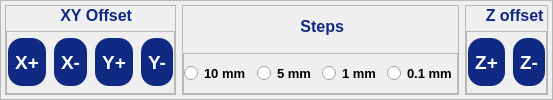
                           <widget class="QFrame" name="cameraxyoffFrame">
                            <property name="maximumSize">
                             <size>
                              <width>16777215</width>
                              <height>100</height>
                             </size>
                            </property>
                            <property name="frameShape">
                             <enum>QFrame::Shape::StyledPanel</enum>
                            </property>
                            <property name="frameShadow">
                             <enum>QFrame::Shadow::Raised</enum>
                            </property>
                            <layout class="QHBoxLayout" name="horizontalLayout_44" stretch="4,2,2">
                             <property name="leftMargin">
                              <number>4</number>
                             </property>
                             <property name="topMargin">
                              <number>4</number>
                             </property>
                             <property name="rightMargin">
                              <number>4</number>
                             </property>
                             <property name="bottomMargin">
                              <number>4</number>
                             </property>
                             <item>
                              <widget class="QFrame" name="frame_13">
                               <property name="frameShape">
                                <enum>QFrame::Shape::StyledPanel</enum>
                               </property>
                               <property name="frameShadow">
                                <enum>QFrame::Shadow::Raised</enum>
                               </property>
                               <layout class="QVBoxLayout" name="verticalLayout_59">
                                <property name="leftMargin">
                                 <number>0</number>
                                </property>
                                <property name="topMargin">
                                 <number>0</number>
                                </property>
                                <property name="rightMargin">
                                 <number>0</number>
                                </property>
                                <property name="bottomMargin">
                                 <number>0</number>
                                </property>
                                <item alignment="Qt::AlignmentFlag::AlignHCenter|Qt::AlignmentFlag::AlignVCenter">
                                 <widget class="QLabel" name="label_15">
                                  <property name="font">
                                   <font>
                                    <pointsize>12</pointsize>
                                    <bold>true</bold>
                                   </font>
                                  </property>
                                  <property name="styleSheet">
                                   <string notr="true">QLabel {
    color: rgb(16, 42, 131);
}</string>
                                  </property>
                                  <property name="text">
                                   <string>   XY Offset</string>
                                  </property>
                                 </widget>
                                </item>
                                <item>
                                 <widget class="QFrame" name="frame_15">
                                  <property name="frameShape">
                                   <enum>QFrame::Shape::StyledPanel</enum>
                                  </property>
                                  <property name="frameShadow">
                                   <enum>QFrame::Shadow::Raised</enum>
                                  </property>
                                  <layout class="QHBoxLayout" name="horizontalLayout_45">
                                   <property name="leftMargin">
                                    <number>0</number>
                                   </property>
                                   <property name="topMargin">
                                    <number>0</number>
                                   </property>
                                   <property name="rightMargin">
                                    <number>0</number>
                                   </property>
                                   <property name="bottomMargin">
                                    <number>0</number>
                                   </property>
                                   <item>
                                    <widget class="QPushButton" name="camoffxplusPushButton">
                                     <property name="sizePolicy">
                                      <sizepolicy hsizetype="Expanding" vsizetype="Expanding">
                                       <horstretch>0</horstretch>
                                       <verstretch>0</verstretch>
                                      </sizepolicy>
                                     </property>
                                     <property name="minimumSize">
                                      <size>
                                       <width>0</width>
                                       <height>0</height>
                                      </size>
                                     </property>
                                     <property name="maximumSize">
                                      <size>
                                       <width>50</width>
                                       <height>50</height>
                                      </size>
                                     </property>
                                     <property name="font">
                                      <font>
                                       <pointsize>14</pointsize>
                                       <bold>true</bold>
                                      </font>
                                     </property>
                                     <property name="styleSheet">
                                      <string notr="true">QPushButton {
	color: rgb(255, 255, 255);	
	background-color: rgb(16, 42, 131);
	border-color: transparent;
	border-style: outset;
	border-radius: 15px;
	border-width: 2px;
	padding: 6px;
}

QPushButton:hover {
	color: rgb(16, 42, 131);
	background-color: rgb(167, 198, 229);
	border-color: rgb(16, 42, 131);
}

QPushButton:disabled {
	background-color: rgb(172, 172, 172);
}</string>
                                     </property>
                                     <property name="text">
                                      <string>X+</string>
                                     </property>
                                    </widget>
                                   </item>
                                   <item>
                                    <widget class="QPushButton" name="camoffxminusPushButton">
                                     <property name="sizePolicy">
                                      <sizepolicy hsizetype="Expanding" vsizetype="Expanding">
                                       <horstretch>0</horstretch>
                                       <verstretch>0</verstretch>
                                      </sizepolicy>
                                     </property>
                                     <property name="minimumSize">
                                      <size>
                                       <width>0</width>
                                       <height>0</height>
                                      </size>
                                     </property>
                                     <property name="maximumSize">
                                      <size>
                                       <width>50</width>
                                       <height>50</height>
                                      </size>
                                     </property>
                                     <property name="font">
                                      <font>
                                       <pointsize>14</pointsize>
                                       <bold>true</bold>
                                      </font>
                                     </property>
                                     <property name="styleSheet">
                                      <string notr="true">QPushButton {
	color: rgb(255, 255, 255);	
	background-color: rgb(16, 42, 131);
	border-color: transparent;
	border-style: outset;
	border-radius: 15px;
	border-width: 2px;
	padding: 6px;
}

QPushButton:hover {
	color: rgb(16, 42, 131);
	background-color: rgb(167, 198, 229);
	border-color: rgb(16, 42, 131);
}

QPushButton:disabled {
	background-color: rgb(172, 172, 172);
}</string>
                                     </property>
                                     <property name="text">
                                      <string>X-</string>
                                     </property>
                                    </widget>
                                   </item>
                                   <item>
                                    <widget class="QPushButton" name="camoffyplusPushButton">
                                     <property name="sizePolicy">
                                      <sizepolicy hsizetype="Expanding" vsizetype="Expanding">
                                       <horstretch>0</horstretch>
                                       <verstretch>0</verstretch>
                                      </sizepolicy>
                                     </property>
                                     <property name="minimumSize">
                                      <size>
                                       <width>0</width>
                                       <height>0</height>
                                      </size>
                                     </property>
                                     <property name="maximumSize">
                                      <size>
                                       <width>50</width>
                                       <height>50</height>
                                      </size>
                                     </property>
                                     <property name="font">
                                      <font>
                                       <pointsize>14</pointsize>
                                       <bold>true</bold>
                                      </font>
                                     </property>
                                     <property name="styleSheet">
                                      <string notr="true">QPushButton {
	color: rgb(255, 255, 255);	
	background-color: rgb(16, 42, 131);
	border-color: transparent;
	border-style: outset;
	border-radius: 15px;
	border-width: 2px;
	padding: 6px;
}

QPushButton:hover {
	color: rgb(16, 42, 131);
	background-color: rgb(167, 198, 229);
	border-color: rgb(16, 42, 131);
}

QPushButton:disabled {
	background-color: rgb(172, 172, 172);
}</string>
                                     </property>
                                     <property name="text">
                                      <string>Y+</string>
                                     </property>
                                    </widget>
                                   </item>
                                   <item>
                                    <widget class="QPushButton" name="camoffyminusPushButton">
                                     <property name="sizePolicy">
                                      <sizepolicy hsizetype="Expanding" vsizetype="Expanding">
                                       <horstretch>0</horstretch>
                                       <verstretch>0</verstretch>
                                      </sizepolicy>
                                     </property>
                                     <property name="minimumSize">
                                      <size>
                                       <width>0</width>
                                       <height>0</height>
                                      </size>
                                     </property>
                                     <property name="maximumSize">
                                      <size>
                                       <width>50</width>
                                       <height>50</height>
                                      </size>
                                     </property>
                                     <property name="font">
                                      <font>
                                       <pointsize>14</pointsize>
                                       <bold>true</bold>
                                      </font>
                                     </property>
                                     <property name="styleSheet">
                                      <string notr="true">QPushButton {
	color: rgb(255, 255, 255);	
	background-color: rgb(16, 42, 131);
	border-color: transparent;
	border-style: outset;
	border-radius: 15px;
	border-width: 2px;
	padding: 6px;
}

QPushButton:hover {
	color: rgb(16, 42, 131);
	background-color: rgb(167, 198, 229);
	border-color: rgb(16, 42, 131);
}

QPushButton:disabled {
	background-color: rgb(172, 172, 172);
}</string>
                                     </property>
                                     <property name="text">
                                      <string>Y-</string>
                                     </property>
                                    </widget>
                                   </item>
                                  </layout>
                                 </widget>
                                </item>
                               </layout>
                              </widget>
                             </item>
                             <item>
                              <widget class="QFrame" name="frame_14">
                               <property name="frameShape">
                                <enum>QFrame::Shape::StyledPanel</enum>
                               </property>
                               <property name="frameShadow">
                                <enum>QFrame::Shadow::Raised</enum>
                               </property>
                               <layout class="QVBoxLayout" name="verticalLayout_58">
                                <property name="leftMargin">
                                 <number>0</number>
                                </property>
                                <property name="topMargin">
                                 <number>0</number>
                                </property>
                                <property name="rightMargin">
                                 <number>0</number>
                                </property>
                                <property name="bottomMargin">
                                 <number>0</number>
                                </property>
                                <item alignment="Qt::AlignmentFlag::AlignHCenter|Qt::AlignmentFlag::AlignVCenter">
                                 <widget class="QLabel" name="label_22">
                                  <property name="font">
                                   <font>
                                    <pointsize>12</pointsize>
                                    <bold>true</bold>
                                   </font>
                                  </property>
                                  <property name="styleSheet">
                                   <string notr="true">QLabel {
    color: rgb(16, 42, 131);
}</string>
                                  </property>
                                  <property name="text">
                                   <string> Steps</string>
                                  </property>
                                 </widget>
                                </item>
                                <item>
                                 <widget class="QFrame" name="frame_17">
                                  <property name="frameShape">
                                   <enum>QFrame::Shape::StyledPanel</enum>
                                  </property>
                                  <property name="frameShadow">
                                   <enum>QFrame::Shadow::Raised</enum>
                                  </property>
                                  <layout class="QHBoxLayout" name="horizontalLayout_47">
                                   <property name="leftMargin">
                                    <number>0</number>
                                   </property>
                                   <property name="topMargin">
                                    <number>0</number>
                                   </property>
                                   <property name="rightMargin">
                                    <number>0</number>
                                   </property>
                                   <property name="bottomMargin">
                                    <number>0</number>
                                   </property>
                                   <item>
                                    <widget class="QRadioButton" name="camstep10_RadioButton">
                                     <property name="font">
                                      <font>
                                       <pointsize>10</pointsize>
                                       <bold>true</bold>
                                      </font>
                                     </property>
                                     <property name="text">
                                      <string>10 mm</string>
                                     </property>
                                    </widget>
                                   </item>
                                   <item>
                                    <widget class="QRadioButton" name="camstep5_RadioButton">
                                     <property name="font">
                                      <font>
                                       <pointsize>10</pointsize>
                                       <bold>true</bold>
                                      </font>
                                     </property>
                                     <property name="text">
                                      <string>5 mm</string>
                                     </property>
                                    </widget>
                                   </item>
                                   <item>
                                    <widget class="QRadioButton" name="camstep1_RadioButton">
                                     <property name="font">
                                      <font>
                                       <pointsize>10</pointsize>
                                       <bold>true</bold>
                                      </font>
                                     </property>
                                     <property name="text">
                                      <string>1 mm</string>
                                     </property>
                                    </widget>
                                   </item>
                                   <item>
                                    <widget class="QRadioButton" name="camstep01_RadioButton">
                                     <property name="font">
                                      <font>
                                       <pointsize>10</pointsize>
                                       <bold>true</bold>
                                      </font>
                                     </property>
                                     <property name="text">
                                      <string>0.1 mm</string>
                                     </property>
                                    </widget>
                                   </item>
                                  </layout>
                                 </widget>
                                </item>
                               </layout>
                              </widget>
                             </item>
                             <item>
                              <widget class="QFrame" name="frame_11">
                               <property name="frameShape">
                                <enum>QFrame::Shape::StyledPanel</enum>
                               </property>
                               <property name="frameShadow">
                                <enum>QFrame::Shadow::Raised</enum>
                               </property>
                               <layout class="QVBoxLayout" name="verticalLayout_56">
                                <property name="leftMargin">
                                 <number>0</number>
                                </property>
                                <property name="topMargin">
                                 <number>0</number>
                                </property>
                                <property name="rightMargin">
                                 <number>0</number>
                                </property>
                                <property name="bottomMargin">
                                 <number>0</number>
                                </property>
                                <item alignment="Qt::AlignmentFlag::AlignHCenter|Qt::AlignmentFlag::AlignVCenter">
                                 <widget class="QLabel" name="label_23">
                                  <property name="font">
                                   <font>
                                    <pointsize>12</pointsize>
                                    <bold>true</bold>
                                   </font>
                                  </property>
                                  <property name="styleSheet">
                                   <string notr="true">QLabel {
    color: rgb(16, 42, 131);
}</string>
                                  </property>
                                  <property name="text">
                                   <string>    Z offset</string>
                                  </property>
                                 </widget>
                                </item>
                                <item>
                                 <widget class="QFrame" name="frame_16">
                                  <property name="frameShape">
                                   <enum>QFrame::Shape::StyledPanel</enum>
                                  </property>
                                  <property name="frameShadow">
                                   <enum>QFrame::Shadow::Raised</enum>
                                  </property>
                                  <layout class="QHBoxLayout" name="horizontalLayout_46">
                                   <property name="leftMargin">
                                    <number>0</number>
                                   </property>
                                   <property name="topMargin">
                                    <number>0</number>
                                   </property>
                                   <property name="rightMargin">
                                    <number>0</number>
                                   </property>
                                   <property name="bottomMargin">
                                    <number>0</number>
                                   </property>
                                   <item>
                                    <widget class="QPushButton" name="camoffzplusPushButton">
                                     <property name="sizePolicy">
                                      <sizepolicy hsizetype="Expanding" vsizetype="Expanding">
                                       <horstretch>0</horstretch>
                                       <verstretch>0</verstretch>
                                      </sizepolicy>
                                     </property>
                                     <property name="minimumSize">
                                      <size>
                                       <width>0</width>
                                       <height>0</height>
                                      </size>
                                     </property>
                                     <property name="maximumSize">
                                      <size>
                                       <width>50</width>
                                       <height>50</height>
                                      </size>
                                     </property>
                                     <property name="font">
                                      <font>
                                       <pointsize>14</pointsize>
                                       <bold>true</bold>
                                      </font>
                                     </property>
                                     <property name="styleSheet">
                                      <string notr="true">QPushButton {
	color: rgb(255, 255, 255);	
	background-color: rgb(16, 42, 131);
	border-color: transparent;
	border-style: outset;
	border-radius: 15px;
	border-width: 2px;
	padding: 6px;
}

QPushButton:hover {
	color: rgb(16, 42, 131);
	background-color: rgb(167, 198, 229);
	border-color: rgb(16, 42, 131);
}

QPushButton:disabled {
	background-color: rgb(172, 172, 172);
}</string>
                                     </property>
                                     <property name="text">
                                      <string>Z+</string>
                                     </property>
                                    </widget>
                                   </item>
                                   <item>
                                    <widget class="QPushButton" name="camoffzminusPushButton">
                                     <property name="sizePolicy">
                                      <sizepolicy hsizetype="Expanding" vsizetype="Expanding">
                                       <horstretch>0</horstretch>
                                       <verstretch>0</verstretch>
                                      </sizepolicy>
                                     </property>
                                     <property name="minimumSize">
                                      <size>
                                       <width>0</width>
                                       <height>0</height>
                                      </size>
                                     </property>
                                     <property name="maximumSize">
                                      <size>
                                       <width>50</width>
                                       <height>50</height>
                                      </size>
                                     </property>
                                     <property name="font">
                                      <font>
                                       <pointsize>14</pointsize>
                                       <bold>true</bold>
                                      </font>
                                     </property>
                                     <property name="styleSheet">
                                      <string notr="true">QPushButton {
	color: rgb(255, 255, 255);	
	background-color: rgb(16, 42, 131);
	border-color: transparent;
	border-style: outset;
	border-radius: 15px;
	border-width: 2px;
	padding: 6px;
}

QPushButton:hover {
	color: rgb(16, 42, 131);
	background-color: rgb(167, 198, 229);
	border-color: rgb(16, 42, 131);
}

QPushButton:disabled {
	background-color: rgb(172, 172, 172);
}</string>
                                     </property>
                                     <property name="text">
                                      <string>Z-</string>
                                     </property>
                                    </widget>
                                   </item>
                                  </layout>
                                 </widget>
                                </item>
                               </layout>
                              </widget>
                             </item>
                            </layout>
                           </widget>
